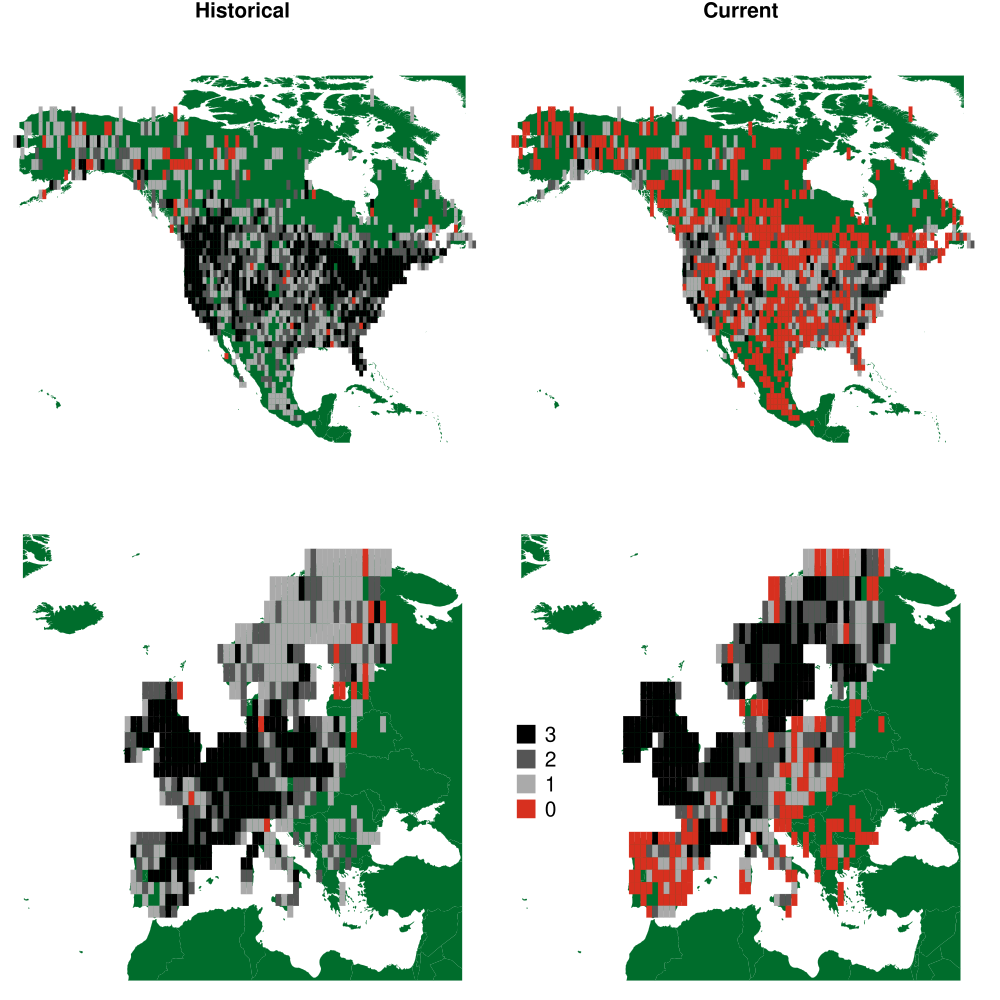

Here is the R script that generated this plot:

source('soroye_reanalysis/src/initialize.R')

library(maptools)
library(parallel)
library(raster)
library(rgdal)
library(rgeos)
library(sp)
library(spatstat)

library(RColorBrewer)

prj <- "+proj=longlat +ellps=WGS84 +datum=WGS84 +no_defs"

load('soroye_reanalysis/data/for_model/bumble.sites.gis.Rdata', verbose=TRUE)
load('soroye_reanalysis/data/for_model/ranges.Rdata', verbose=TRUE)
load('soroye_reanalysis/data/for_model/occ.data.RData', verbose=TRUE)
det.arr <- apply(occ.arr, 2:4, function(x) any(x>0)*1)

dd.countries <- readOGR(dsn='soroye_reanalysis/data/shapefiles/Countries_WGS84/Countries_WGS84.shp')

## re-project
dd.countries <- spTransform(dd.countries, CRS(prj))
dd.sites <- spTransform(dd.sites, CRS(prj))
dd.bumble <- spTransform(dd.bumble, CRS(prj))

## bounding box for North America
dd.box.AM <- bbox2SP(n=77,
                     e=-55,
                     s=13,
                     w=-165,
                     proj4string=CRS(prj))

## bounding box for EUROPE
dd.box.EU <- bbox2SP(n=73,
                     e=42,
                     s=30,
                     w=-26,
                     proj4string=CRS(prj))

dd.AM <- intersect(dd.countries, dd.box.AM)
## dd.AM <- dd.countries[dd.countries$CNTRY_NAME %in%
##                       c('Canada',
##                         'United States',
##                         'Mexico'),]
dd.EU <- intersect(dd.countries, dd.box.EU)

## create detection info
dir.AM <- file.path('soroye_reanalysis/saved/ms')
dir.EU <- file.path('soroye_reanalysis/saved/ms')
fn.AM <- 'detected_AM'
fn.EU <- 'detected_EU'

## calculate mean detection for an average species
get.p.site <- function() {
  sims.arr <- aperm(sapply(res$mcmc, I, simplify='array'), c(1,3,2))
  p.arr <- array(NA, dim=c(my.data$nsite,
                           my.data$nyr))
  for(site in 1:my.data$nsite) {
    qID <- my.data$site.quadID[site]
    if(qID %in% my.data$site.quadID) {
      p.arr[site,] <- c(0,0)
    }
    if(qID %in% quadID) {
      p.arr[site,] <- apply(det.arr[match(qID, quadID),,,drop=FALSE],
                            2, sum)
    }
  }
  p.arr
}

## North America
load(sprintf('%s/%s.RData', dir.AM, fn.AM), verbose=TRUE)
my.data.AM <- my.data
res.AM <- res
p.arr.AM <- get.p.site()/3

## Europe
load(sprintf('%s/%s.RData', dir.EU, fn.EU), verbose=TRUE)
my.data.EU <- my.data
res.EU <- res
p.arr.EU <- get.p.site()/3

make.fig <- function() {
  
  g <- function() {

    layout(matrix(1:4, 2, 2, byrow=TRUE))
    par(oma=c(0.1,0.1,0.1,0.1), mar=c(0,0,1,1),
        mgp=c(-1,0,0), tcl=0, cex.axis=1, cex.main=1, pty='s', xpd=TRUE)

    make.panel <- function(continent, era) {
      
      if(continent=='AM') {
        dd.cont <- dd.AM
        p.arr <- p.arr.AM
        my.data <- my.data.AM
      }
      if(continent=='EU') {
        dd.cont <- dd.EU
        p.arr <- p.arr.EU
        my.data <- my.data.EU
      }

      dd.sites.cont <- dd.sites[dd.sites$quadID %in% my.data$site.quadID,]
      ind <- match(dd.sites.cont$quadID, my.data$site.quadID)

      cols <- brewer.pal(9, 'BuGn')
      
      title <- ifelse(continent=='AM', c('Historical', 'Current')[era], '')


      if(continent=='AM') {
        xmin <- extent(dd.cont)[1]
        xmax <- extent(dd.cont)[2]
      }
      if(continent=='EU') {
        xmin <- extent(dd.cont)[1]#-10
        xmax <- extent(dd.cont)[2]#+10
      }

      plot(dd.cont,
           xlim=c(xmin,xmax),
           col=cols[8],
           border=cols[8],
           main=title,
           cex.main=1.5,
           lwd=0.1)
      col <- grey(1-p.arr[ind,era])
      col[p.arr[ind,era]==0] <- brewer.pal(9, 'OrRd')[7]
      
      plot(dd.sites.cont, add=TRUE, lwd=0.2, border=col, col=col)

      if(continent=='EU' & era==1)
        legend(x=par('usr')[1] + (par('usr')[2]-par('usr')[1])*1.05,
               y=par('usr')[3] + (par('usr')[4]-par('usr')[3])*0.6,
               legend=3:0,
               pch=rep(15,4),
               col=id(col),
               cex=1.5,
               pt.cex=3,
               bty='n', inset=c(-0.5,0),
               xpd=NA)
    }
    make.panel(continent='AM', era=1)
    make.panel(continent='AM', era=2)
    make.panel(continent='EU', era=1)
    make.panel(continent='EU', era=2)
    
  }
  
  pdf.f(g, 'soroye_reanalysis/figures/visitation-in-space.pdf',
        height=10, width=10)
}
make.fig()
